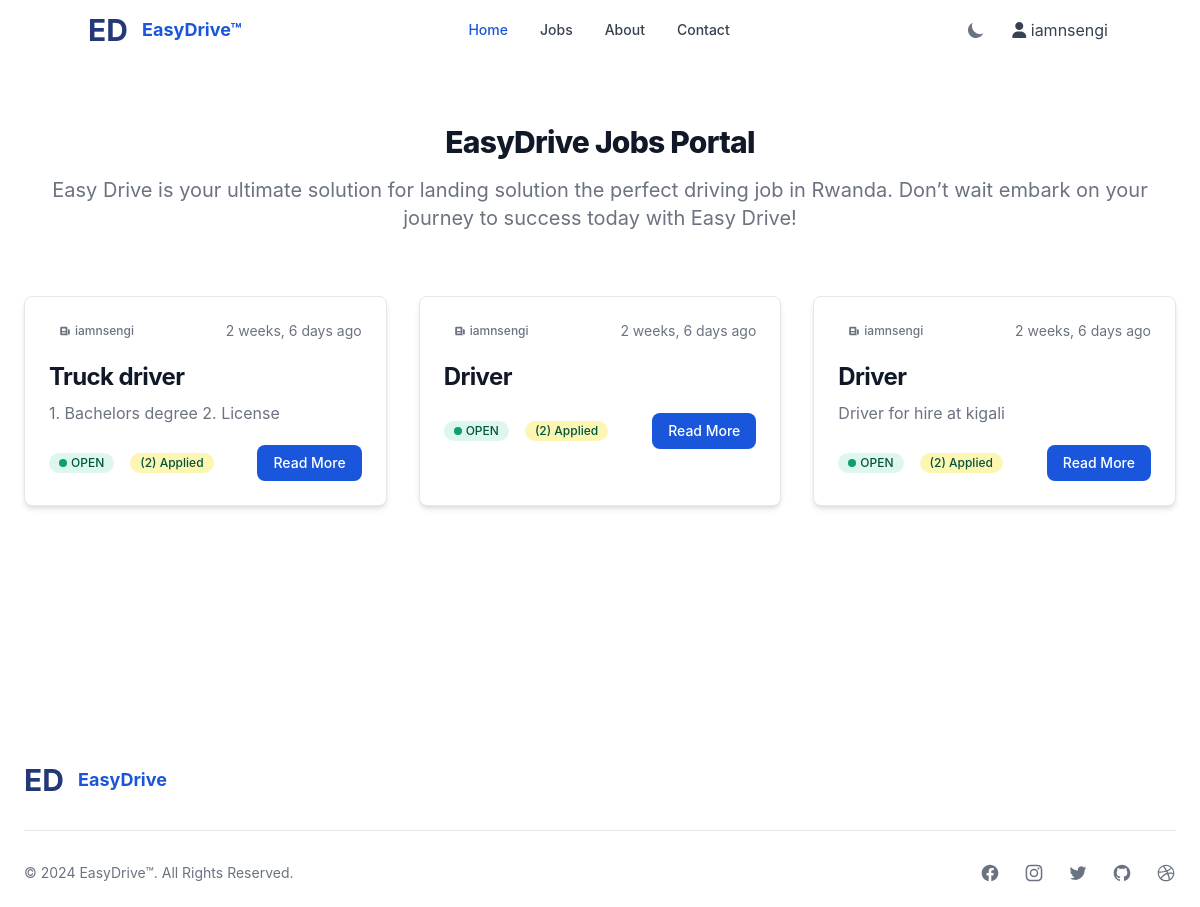
Screenshot of /jobs/ (signed in) with the database file from the repository.
### MainApp/models.py (models this page shows, shortened)
class Job(models.Model):
    OPEN = 'open'
    CLOSED = 'closed'
    STATUS_CHOICES = [
        (OPEN, 'Open'),
        (CLOSED, 'Closed'),
    ]
    FULLTIME = 'full-time'
    PARTTIME = 'part-time'
    CONTRACT = 'contract'
    TYPE_CHOICES = [
        (FULLTIME, 'full-time'),
        (PARTTIME, 'part-time'),
        (CONTRACT, 'contract'),
    ]
    creator = models.ForeignKey(User, on_delete=models.CASCADE)
    title = models.CharField(max_length=255, default="")
    location = models.CharField(max_length=255, default="")
    description = models.TextField()
    requirements = models.TextField(null=True, blank=True)
    applicants = models.IntegerField(default=0)
    type = models.CharField(max_length=10, choices=TYPE_CHOICES, default=FULLTIME)
    status = models.CharField(max_length=10, choices=STATUS_CHOICES, default=OPEN)
    created_at = models.DateTimeField(auto_now_add=True)
    updated_at = models.DateTimeField(auto_now=True)
    class Meta:
        ordering = ['-created_at']

### MainApp/views.py (the view)
# urls.py: path('jobs/',Jobs.as_view()),
class Jobs(LoginRequiredMixin,View):
    def get(self,request):
        jobs = Job.objects.filter(status = 'open').all()
        context={
                'jobs':jobs
            }
        return render(request,'jobs.html',context)

### MainApp/templates/jobs.html (shortened to what this page needs)
{% extends 'base.html' %} {% load static %}
{% load humanize %} {% block content%} {% include 'navbar.html'%}
<section class="bg-white dark:bg-gray-900">
  <div class="py-8 px-4 mx-auto max-w-screen-xl lg:py-16 lg:px-6">
    <div class="mx-auto max-w-screen-sm text-center lg:mb-16 mb-8">
      <h2
        class="mb-4 text-3xl lg:text-4xl tracking-tight font-extrabold text-gray-900 dark:text-white"
      >
        EasyDrive Jobs Portal
      </h2>
      <p class="font-light text-gray-500 sm:text-xl dark:text-gray-400">
        Easy Drive is your ultimate solution for landing solution the perfect
        driving job in Rwanda. Don’t wait embark on your journey to success
        today with Easy Drive!
      </p>
    </div>
    <div class="grid gap-8 lg:grid-cols-3">
      {% for job in jobs %}
      <article
        class="p-6 bg-white rounded-lg border border-gray-200 shadow-md dark:bg-gray-800 dark:border-gray-700"
      >
        <div class="flex justify-between items-center mb-5 text-gray-500">
          <span
            class="bg-primary-100 text-primary-800 text-xs font-medium inline-flex items-center px-2.5 py-0.5 rounded dark:bg-primary-200 dark:text-primary-800"
          >
            <svg
              class="mr-1 w-3 h-3"
              fill="currentColor"
              viewBox="0 0 20 20"
              xmlns="http://www.w3.org/2000/svg"
            >
              <path
                fill-rule="evenodd"
                d="M2 5a2 2 0 012-2h8a2 2 0 012 2v10a2 2 0 002 2H4a2 2 0 01-2-2V5zm3 1h6v4H5V6zm6 6H5v2h6v-2z"
                clip-rule="evenodd"
              ></path>
              <path d="M15 7h1a2 2 0 012 2v5.5a1.5 1.5 0 01-3 0V7z"></path>
            </svg>
            {{job.creator}}
          </span>
          <span class="text-sm">{{ job.created_at|naturaltime }}</span>
        </div>
        <h2
          class="mb-2 text-2xl font-bold tracking-tight text-gray-900 dark:text-white"
        >
          <a href="#">{{job.title}}</a>
        </h2>
        <p class="mb-5 font-light text-gray-500 dark:text-gray-400">
          {{job.description}}
        </p>
        <div class="flex justify-between items-center">
          <div class="flex items-center space-x-4">
            {% if job.status == 'open' %}
            <span
              class="inline-flex items-center bg-green-100 text-green-800 text-xs font-medium px-2.5 py-0.5 rounded-full dark:bg-green-900 dark:text-green-300"
            >
              <span class="w-2 h-2 me-1 bg-green-500 rounded-full"></span>
              {{job.status|upper}}
            </span>
            {% endif %}
            <span
              class="inline-flex items-center bg-yellow-100 text-green-800 text-xs font-medium px-2.5 py-0.5 rounded-full dark:bg-yellow-900 dark:text-yellow-300"
              >({{job.applicants}}) Applied
            </span>
          </div>
          <a
            href="/job/{{job.id}}"
            class="ml-10 bg-blue-700 w- text-white flex hover:bg-blue-800 focus:ring-4 focus:ring-blue-300 font-medium rounded-lg text-sm px-4 py-2 dark:bg-blue-600 dark:hover:bg-blue-700 focus:outline-none dark:focus:ring-blue-800"
          >
            Read More
          </a>
        </div>
      </article>
      {% endfor %}
    </div>
  </div>
</section>
<div class="pt-36">&nbsp;</div>
{% include 'footer.html'%} {% endblock %}

### MainApp/templates/navbar.html (shortened to what this page needs)
<nav
  class="bg-white border-gray-200 px-2 sm:px-4 py-2.5 rounded dark:bg-gray-800"
>
  <div class="container mx-auto flex flex-wrap items-center justify-between">
    <a href="/" class="flex">
      <span
        class="self-center text-3xl text-blue-900 font-bold whitespace-nowrap dark:text-white"
        >ED &nbsp;</span
      >
      <span
        class="self-center text-lg text-blue-700 font-bold whitespace-nowrap dark:text-white"
        >EasyDrive™</span
      >
    </a>
    <div class="flex md:order-2 items-center space-x-4">
      <button
        id="theme-toggle"
        type="button"
        class="text-gray-500 dark:text-gray-400 hover:bg-gray-100 dark:hover:bg-gray-700 focus:outline-none focus:ring-4 focus:ring-gray-200 dark:focus:ring-gray-700 rounded-lg text-sm p-2.5"
      >
        <svg
          id="theme-toggle-dark-icon"
          class="w-5 h-5 hidden"
          fill="currentColor"
          viewBox="0 0 20 20"
          xmlns="http://www.w3.org/2000/svg"
        >
          <path
            d="M17.293 13.293A8 8 0 016.707 2.707a8.001 8.001 0 1010.586 10.586z"
          ></path>
        </svg>
      </button>
      {% if request.user.is_authenticated %}
      <div class="relative">
        <button
          class="inline-flex items-center h-full text-gray-700 dark:text-gray-300"
        >
          <span class="mr-1">
            <i class="fa fa-user"></i>
            {{request.user}}</span
          >
        </button>
      </div>
      {% endif %}
    </div>
    <div
      class="hidden md:flex justify-between items-center w-full md:w-auto md:order-1"
      id="mobile-menu-4"
    >
      <ul
        class="flex-col md:flex-row flex md:space-x-8 mt-4 md:mt-0 md:text-sm md:font-medium"
      >
        <li>
          <a
            href="/"
            class="bg-blue-700 md:bg-transparent text-white block pl-3 pr-4 py-2 md:text-blue-700 md:p-0 rounded dark:text-white"
            aria-current="page"
            >Home</a
          >
        </li>
        {% if request.user.is_authenticated %}
        <li>
          <a
            href="/jobs"
            class="text-gray-700 hover:bg-gray-50 border-b border-gray-100 md:hover:bg-transparent md:border-0 block pl-3 pr-4 py-2 md:hover:text-blue-700 md:p-0 dark:text-gray-400 dark:hover:bg-gray-700 dark:hover:text-white md:dark:hover:bg-transparent dark:border-gray-700"
            >Jobs</a
          >
        </li>
        {% endif %}
        <li>
          <a
            href="/#about"
            class="text-gray-700 hover:bg-gray-50 border-b border-gray-100 md:hover:bg-transparent md:border-0 block pl-3 pr-4 py-2 md:hover:text-blue-700 md:p-0 dark:text-gray-400 dark:hover:bg-gray-700 dark:hover:text-white md:dark:hover:bg-transparent dark:border-gray-700"
            >About</a
          >
        </li>
        <li>
          <a
            href="/#contact"
            class="text-gray-700 hover:bg-gray-50 border-b border-gray-100 md:hover:bg-transparent md:border-0 block pl-3 pr-4 py-2 md:hover:text-blue-700 md:p-0 dark:text-gray-400 dark:hover:bg-gray-700 dark:hover:text-white md:dark:hover:bg-transparent dark:border-gray-700"
            >Contact</a
          >
        </li>
      </ul>
    </div>
  </div>
</nav>

### rows the page displays
Job: creator "iamnsengi", created_at "2 weeks, 6 days ago", title "Truck driver", description "1. Bachelors degree 2. License", status "OPEN", applicants "2"
Job: creator "iamnsengi", created_at "2 weeks, 6 days ago", title "Driver", status "OPEN", applicants "2"
Job: creator "iamnsengi", created_at "2 weeks, 6 days ago", title "Driver", description "Driver for hire at kigali", status "OPEN", applicants "2"

### other values shown
{{ request.user }} "iamnsengi"
